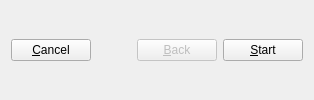
     <widget class="QFrame" name="frame">
      <layout class="QGridLayout" name="gridLayout">
       <item row="0" column="0">
        <layout class="QHBoxLayout" name="horizontalLayout">
         <item>
          <widget class="QPushButton" name="cancelButton">
           <property name="text">
            <string>&amp;Cancel</string>
           </property>
           <property name="icon">
            <iconset theme="gtk-cancel">
             <normaloff/>
            </iconset>
           </property>
          </widget>
         </item>
         <item>
          <spacer name="horizontalSpacer">
           <property name="orientation">
            <enum>Qt::Horizontal</enum>
           </property>
           <property name="sizeHint" stdset="0">
            <size>
             <width>40</width>
             <height>20</height>
            </size>
           </property>
          </spacer>
         </item>
         <item>
          <widget class="QPushButton" name="backButton">
           <property name="enabled">
            <bool>false</bool>
           </property>
           <property name="text">
            <string>&amp;Back</string>
           </property>
           <property name="icon">
            <iconset theme="back">
             <normaloff/>
            </iconset>
           </property>
          </widget>
         </item>
         <item>
          <widget class="QPushButton" name="forwardButton">
           <property name="text">
            <string>&amp;Start</string>
           </property>
           <property name="icon">
            <iconset theme="next">
             <normaloff/>
            </iconset>
           </property>
          </widget>
         </item>
        </layout>
       </item>
      </layout>
     </widget>
